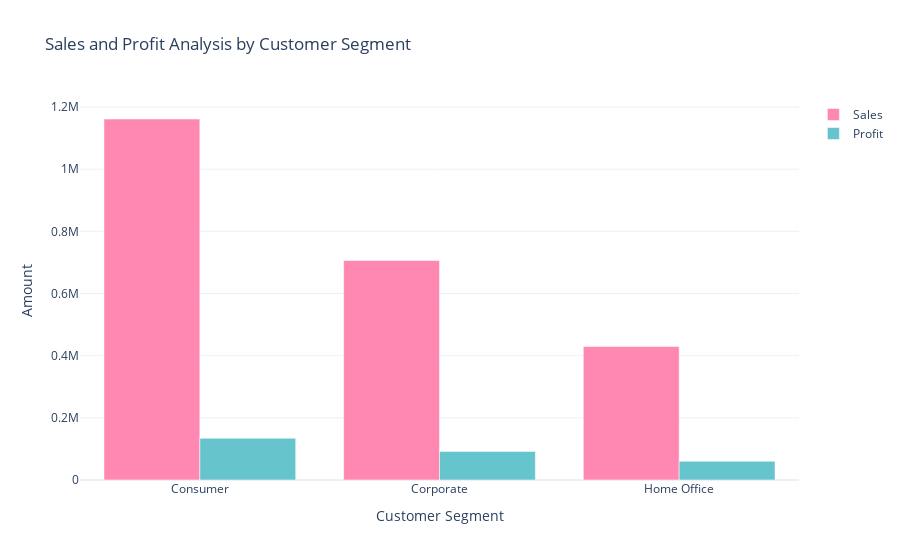

Source (notebook cell):
### Markdown cell above
# Now let's have a look at the sales and profit analysis by customer segments:

### Code cell
sales_profit_by_segment = data.groupby('Segment').agg({'Sales':'sum','Profit':'sum'}).reset_index()
color_palette= colors.qualitative.Pastel
fig=go.Figure()
fig.add_trace(go.Bar(x=sales_profit_by_segment['Segment'],
                    y=sales_profit_by_segment['Sales'],
                    name='Sales',
                    marker_color=color_palette[6]))
fig.add_trace(go.Bar(x=sales_profit_by_segment['Segment'],
                    y=sales_profit_by_segment['Profit'],
                    name='Profit',
                    marker_color=color_palette[0]))
fig.update_layout(title='Sales and Profit Analysis by Customer Segment',
                 xaxis_title='Customer Segment', yaxis_title='Amount')
fig.show()

### Figure 1 — Plotly figure (JSON) as saved in the notebook; plotly's stock layout.template omitted (floating-point values rounded to 4 significant figures)
{"data": [{"marker": {"color": "rgb(254, 136, 177)"}, "name": "Sales", "type": "bar", "x": ["Consumer", "Corporate", "Home Office"], "y": [1161000.0, 706100.0, 429700.0]}, {"marker": {"color": "rgb(102, 197, 204)"}, "name": "Profit", "type": "bar", "x": ["Consumer", "Corporate", "Home Office"], "y": [134100.0, 91980.0, 60300.0]}], "layout": {"autosize": true, "title": {"text": "Sales and Profit Analysis by Customer Segment"}, "xaxis": {"autorange": true, "range": [-0.5, 2.5], "title": {"text": "Customer Segment"}, "type": "category"}, "yaxis": {"autorange": true, "range": [0, 1223000.0], "title": {"text": "Amount"}, "type": "linear"}}}
